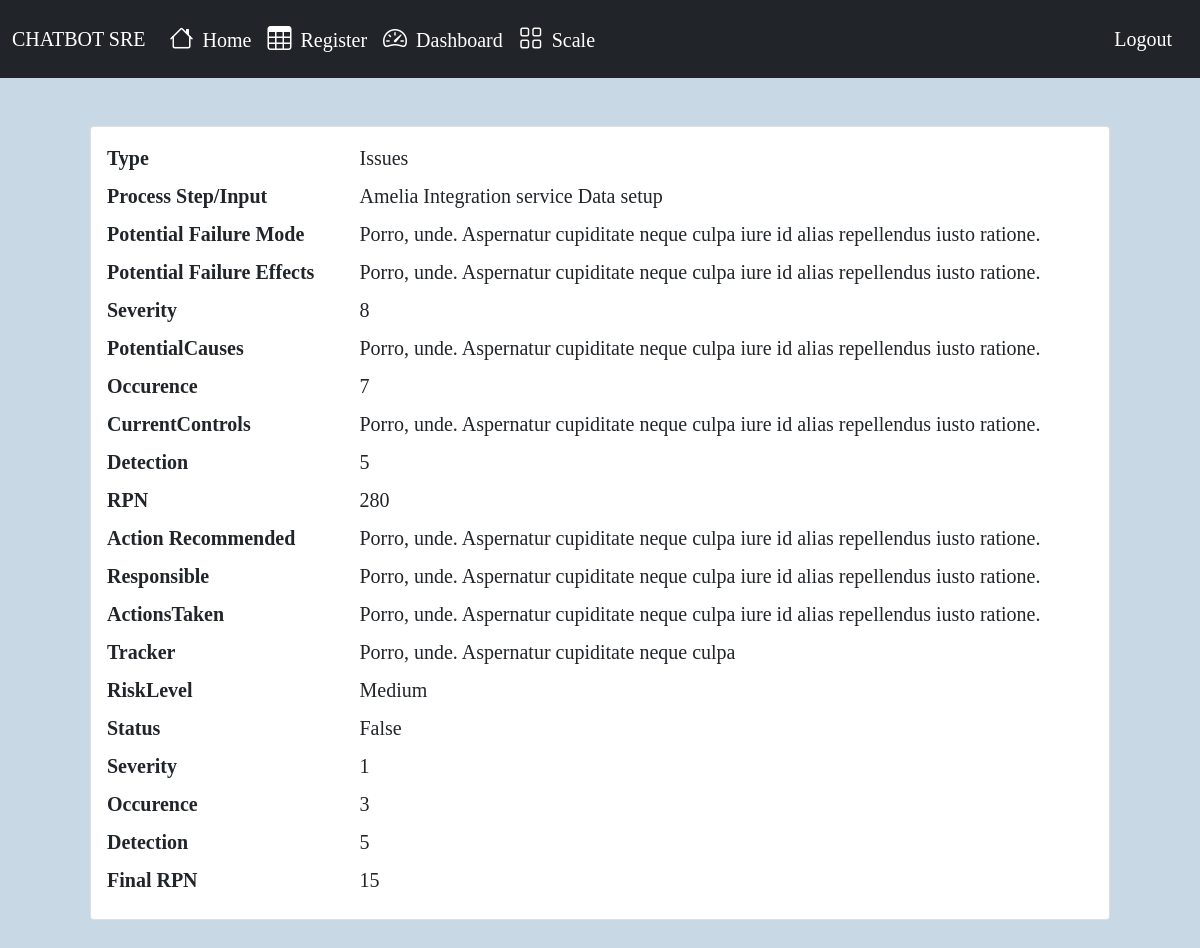
The page /fmea/show/1 (signed in) on the database as committed earlier.
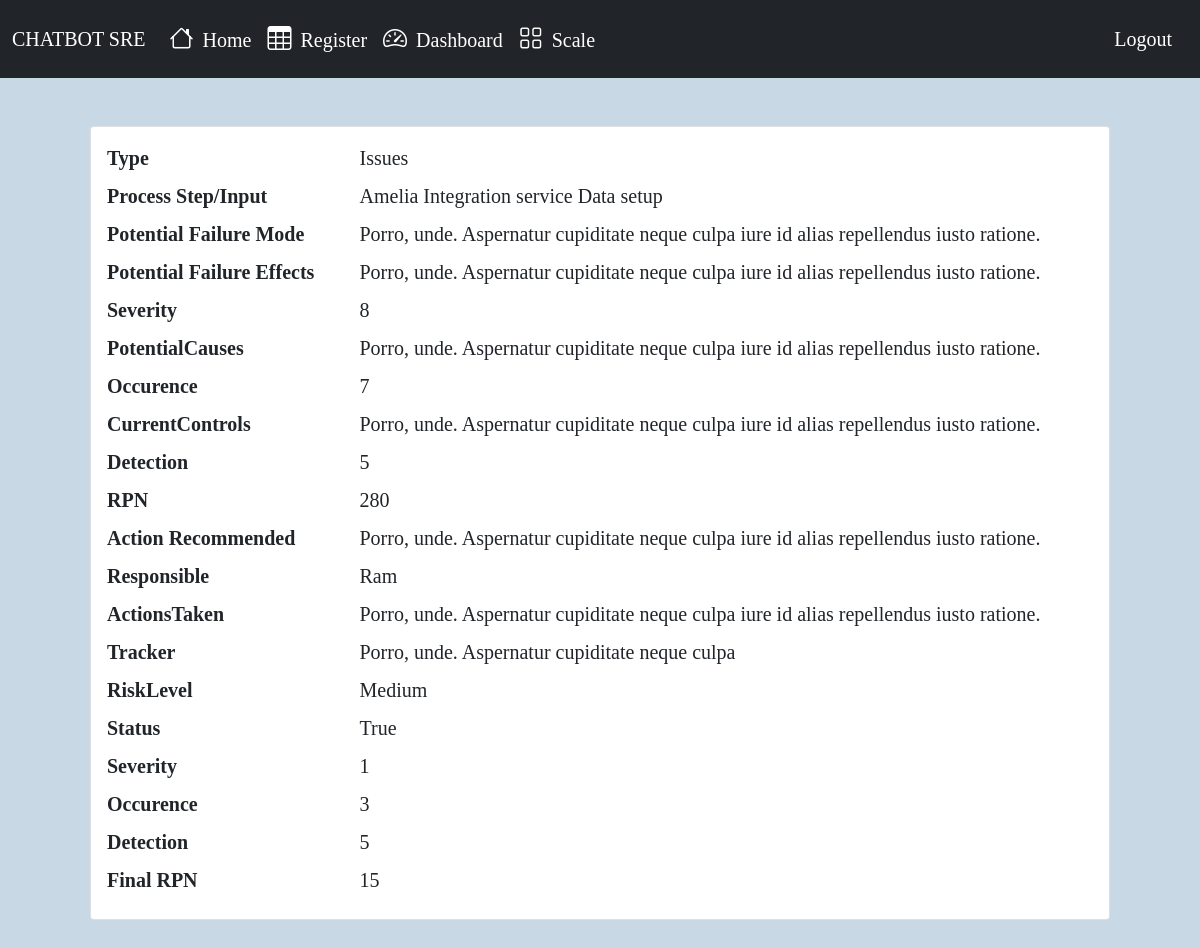
The same page on the database as committed later.
### fmea_form/models.py (models this page shows, shortened)
class FmeaProcess(models.Model):
    processType=models.CharField(max_length=1024,null=True)
    fmeaRegister= models.ForeignKey(FmeaRegister, on_delete=models.CASCADE)
    processStep= models.CharField(max_length=1024)
    potentialFaliureMode= models.CharField(max_length=1024)
    potentialFailureEffect= models.CharField(max_length=1024)
    severity = models.IntegerField(choices=severity_choices,default=0)
    potentialCause= models.CharField(max_length=1024)
    occurence = models.IntegerField(choices=occurance_choices,default=0)
    currentControls= models.CharField(max_length=1024)
    detection = models.IntegerField(choices=severity_choices,default=0)
    actionRecommended= models.CharField(max_length=1024)
    responsiblePerson= models.CharField(max_length=200)
    actionTaken= models.CharField(max_length=1024)
    reference = models.CharField(max_length=1024,default=None)
    status=models.BooleanField(choices=status,default=0)
    finalSeverity=models.IntegerField(default=0)
    finalOccurence=models.IntegerField(default=0)
    finalDetection=models.IntegerField(default=0)
    @property
    def rpn(self):
        return self.severity*self.occurence*self.detection
    @property
    def finalRPN(self):
        return self.finalSeverity*self.finalOccurence*self.finalDetection
    @property
    def riskLevel(self):
        return self.severity*self.detection

### fmea_form/views.py (the view)
# urls.py: path('show/<int:id>', views.edit_process,name="show_fmea"),
@login_required
def edit_process(request, id):
    fmea=FmeaProcess.objects.get(id=id)
    return render(request,'show.html',{'fmea':fmea})

### fmea_form/templates/show.html
{% extends "base.html" %}
{% load static %}
{% block content %}
  <div class="container bgcolor">
      <div class="card  m-5 p-3" >
        <div class="row mb-2">
          <div class="col-md-3 col-lg-3 fw-bold">
          Type
          </div>
          <div class="col-md-9 col-lg-9">
            {{fmea.processType}}
          </div>
          </div>
          <div class="row mb-2">
          <div class="col-md-3 col-lg-3 fw-bold">
          Process Step/Input
          </div>
          <div class="col-md-9 col-lg-9">
            {{fmea.processStep}}
          </div>
          </div>
          <div class="row mb-2">
          <div class="col-md-3 col-lg-3 fw-bold">
          Potential Failure Mode
          </div>
          <div class="col-md-9 col-lg-9">
            {{fmea.potentialFaliureMode}}
          </div>
          </div>
          <div class="row mb-2">
          <div class="col-md-3 col-lg-3 fw-bold">
          Potential Failure Effects
          </div>
          <div class="col-md-9 col-lg-9">
            {{fmea.potentialFailureEffect}}
          </div>
          </div>
          <div class="row mb-2">
          <div class="col-md-3 col-lg-3 fw-bold">
          Severity
          </div>
          <div class="col-md-9 col-lg-9">
            {{fmea.severity}}
          </div>
          </div>
          <div class="row mb-2">
          <div class="col-md-3 col-lg-3 fw-bold">
          PotentialCauses
          </div>
          <div class="col-md-9 col-lg-9">
            {{fmea.potentialCause}}
          </div>
          </div>
          <div class="row mb-2">
          <div class="col-md-3 col-lg-3 fw-bold">
          Occurence
          </div>
          <div class="col-md-9 col-lg-9">
            {{fmea.occurence}}
          </div>
          </div>
          <div class="row mb-2">
          <div class="col-md-3 col-lg-3 fw-bold">
          CurrentControls
          </div>
          <div class="col-md-9 col-lg-9">
            {{fmea.currentControls}}
          </div>
          </div>
          <div class="row mb-2">
          <div class="col-md-3 col-lg-3 fw-bold">
          Detection
          </div>
          <div class="col-md-9 col-lg-9">
            {{fmea.detection}}
          </div>
          </div>
          <div class="row mb-2">
          <div class="col-md-3 col-lg-3 fw-bold">
          RPN
          </div>
          <div class="col-md-9 col-lg-9">
            {{fmea.rpn}}
          </div>
          </div>
          <div class="row mb-2">
          <div class="col-md-3 col-lg-3 fw-bold">
          Action Recommended
          </div>
          <div class="col-md-9 col-lg-9">
            {{fmea.actionRecommended}}
          </div>
          </div>
          <div class="row mb-2">
          <div class="col-md-3 col-lg-3 fw-bold">
          Responsible
          </div>
          <div class="col-md-9 col-lg-9">
            {{fmea.responsiblePerson}}
          </div>
          </div>
          <div class="row mb-2">
          <div class="col-md-3 col-lg-3 fw-bold">
          ActionsTaken
          </div>
          <div class="col-md-9 col-lg-9">
            {{fmea.actionTaken}}
          </div>
          </div>
          <div class="row mb-2">
          <div class="col-md-3 col-lg-3 fw-bold">
          Tracker
          </div>
          <div class="col-md-9 col-lg-9">
            {{fmea.reference}}
          </div>
          </div>
          <div class="row mb-2">
          <div class="col-md-3 col-lg-3 fw-bold">
          RiskLevel
          </div>
          <div class="col-md-9 col-lg-9">
            {% if fmea.riskLevel <= 20 %}
            Low
            {% elif fmea.riskLevel > 20 and fmea.riskLevel <= 60 %}
            Medium
            {% elif fmea.riskLevel <= 60  %}
            High
            {% endif %}
          </div>
          </div>
          <div class="row mb-2">
          <div class="col-md-3 col-lg-3 fw-bold">
          Status
          </div>
          <div class="col-md-9 col-lg-9">
            {{fmea.status}}
          </div>
          </div>
          <div class="row mb-2">
          <div class="col-md-3 col-lg-3 fw-bold">
          Severity
          </div>
          <div class="col-md-9 col-lg-9">
            {{fmea.finalSeverity}}
          </div>
          </div>
          <div class="row mb-2">
          <div class="col-md-3 col-lg-3 fw-bold">
          Occurence
          </div>
          <div class="col-md-9 col-lg-9">
            {{fmea.finalOccurence}}
          </div>
          </div>
          <div class="row mb-2">
          <div class="col-md-3 col-lg-3 fw-bold">
          Detection
          </div>
          <div class="col-md-9 col-lg-9">
            {{fmea.finalDetection}}
          </div>
          </div>
          <div class="row mb-2">
          <div class="col-md-3 col-lg-3 fw-bold">
          Final RPN
          </div>
          <div class="col-md-9 col-lg-9">
            {{fmea.finalRPN}}
          </div>
          </div>
      </div>
  </div>
{% endblock %}

### fmea_form/templates/base.html (shortened to what this page needs)
{% load static %}
<!DOCTYPE html>
<html lang="en">
<head>
    <link href="https://cdn.jsdelivr.net/npm/bootstrap@5.0.0/dist/css/bootstrap.min.css" rel="stylesheet">
    <link rel="stylesheet" href="https://cdn.jsdelivr.net/npm/bootstrap-icons@1.5.0/font/bootstrap-icons.css">
    <link rel="stylesheet" type="text/css" href="https://cdn.datatables.net/1.11.3/css/dataTables.bootstrap5.min.css">
    <link rel="stylesheet"  href="{%  static  'css/style.css'  %}">
</head>
<body class="bgcolor">
    <nav class="navbar navbar-expand-lg bg-dark">
        <div class="container-fluid">
          <a class="navbar-brand" href="#">CHATBOT SRE</a>
          <div class="collapse navbar-collapse" id="navbarText">
            <ul class="navbar-nav me-auto mb-2 mb-lg-0">
              <li class="nav-item">
                <a class="nav-link active" aria-current="page" href="{% url 'index' %}"><i class="fs-4 bi-house"></i> <span class="ms-1 d-none d-sm-inline">Home</span></a>
              </li>
              <li class="nav-item">
                <a class="nav-link" href="{% url 'fmea' %}"><i class="fs-4 bi-table"></i> <span class="ms-1 d-none d-sm-inline">Register</span></a>
              </li>
              <li class="nav-item">
                <a class="nav-link" href="{% url 'view_fmea' %}"><i class="fs-4 bi-speedometer2"></i> <span class="ms-1 d-none d-sm-inline">Dashboard</span></a>
              </li>
              <li class="nav-item">
                <a class="nav-link" href="{% url 'scale' %}"><i class="fs-4 bi-grid"></i> <span class="ms-1 d-none d-sm-inline">Scale</span></a>
              </li>
            </ul>
            <span class="navbar-text">
              <a class="nav-link" href="{% url 'logout' %}">Logout</a>
            </span>
          </div>
        </div>
    </nav>
          {% block content %}{% endblock %}
</body>
</html>

### fmea_form/static/css/style.css (style rules this page uses)
body { font-family: 'sans-serif'; font-size:20px; }
.bgcolor { background-color: #c8d8e4; }
a, a:hover, a:focus, a:active { text-decoration: none; color:white !important; }
body { overflow-x:hidden; }

Rows that differ between the two databases and show on the page:
changed FmeaProcess "Issues": responsiblePerson "Porro, unde. Aspernatur cupiditate neque culpa iure id alias repellendus iusto ratione." → "Ram"; status "False" → "True"
